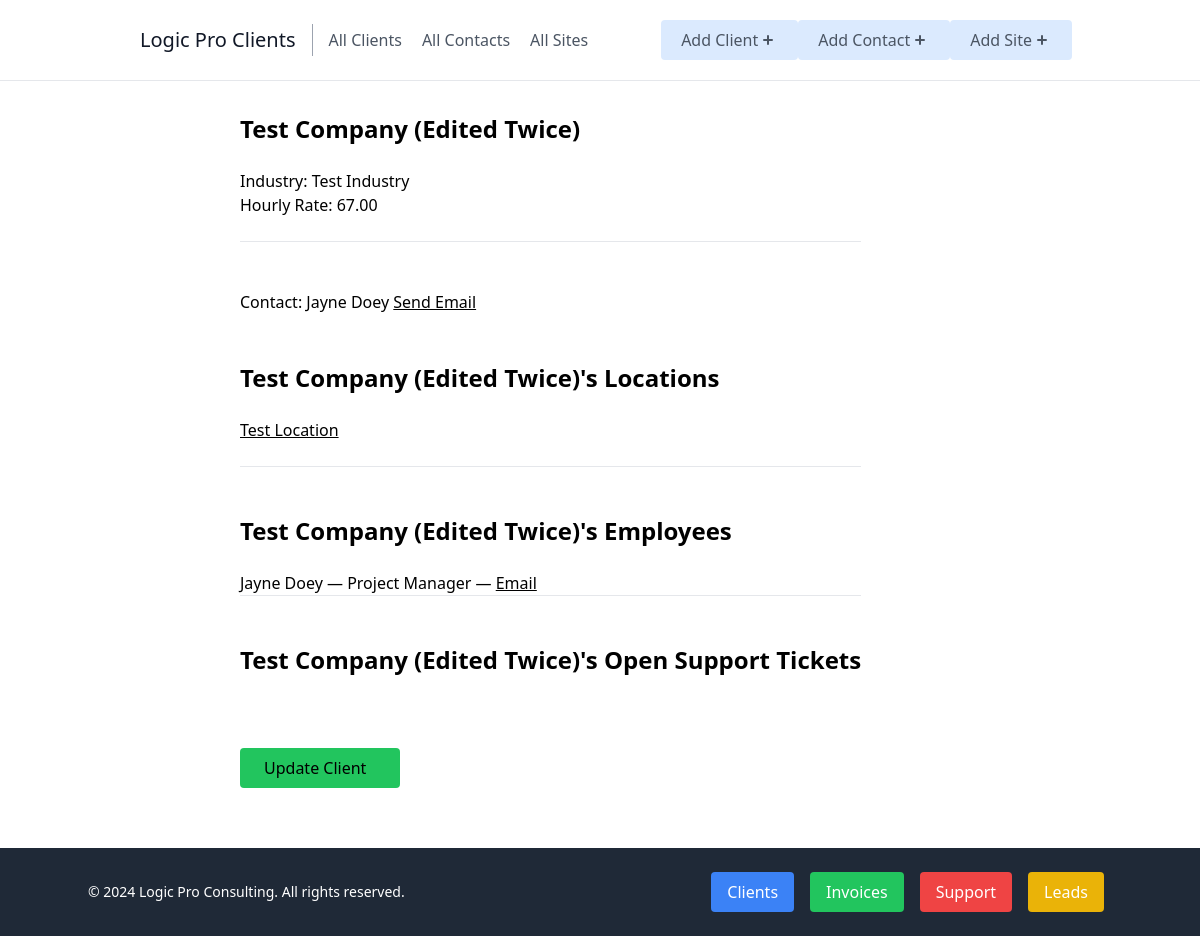
Page /clients/detail/2/ on the committed database.
### clients/models.py (models this page shows, shortened)
class Client(models.Model):
    company = models.CharField(max_length=100)
    industry = models.CharField(max_length=100)
    hourly_rate = models.DecimalField(max_digits=5, decimal_places=2)
    created_at = models.DateTimeField(auto_now_add=True)
    updated_at = models.DateTimeField(auto_now=True)
    balance = models.DecimalField(max_digits=10, decimal_places=2, default=0, blank=True)
    contact = models.ForeignKey(Contact, on_delete=models.CASCADE, related_name='client_contact', null=True, blank=True)
    invoice_contact = models.ForeignKey(Contact, on_delete=models.CASCADE, related_name='invoice_contact', null=True, blank=True)

class Contact(models.Model):
    first_name = models.CharField(max_length=100)
    last_name = models.CharField(max_length=100)
    email = models.EmailField(max_length=100)
    job_title = models.CharField(max_length=100, default='N/A')
    office_phone = models.CharField(max_length=20)
    cell_phone = models.CharField(max_length=20)
    home_phone = models.CharField(max_length=20)
    created_at = models.DateTimeField(auto_now_add=True)
    updated_at = models.DateTimeField(auto_now=True)
    company = models.ForeignKey('Client', on_delete=models.CASCADE, related_name='company_account', null=True, blank=True)
    def __str__(self):
        return f'{self.first_name} {self.last_name} with {self.company.company}'

class Site(models.Model):
    site_name = models.CharField(max_length=100)
    address = models.CharField(max_length=100)
    city = models.CharField(max_length=100)
    state = models.CharField(max_length=2)
    zip_code = models.CharField(max_length=10)
    created_at = models.DateTimeField(auto_now_add=True)
    updated_at = models.DateTimeField(auto_now=True)
    client = models.ForeignKey(Client, on_delete=models.CASCADE, related_name='main_client', null=True, blank=True)

### clients/views.py (the view)
# urls.py: path('clients/detail/<int:pk>/', client_detail, name='client-detail'),
def client_detail(request, pk): # client detail
    clients = get_object_or_404(Client, pk=pk)
    sites = Site.objects.filter(client=clients)
    employees = Contact.objects.filter(company=clients)
    tickets = Ticket.objects.filter(client=clients, is_resolved=False)
    print(employees)
    context = {
        'clients': clients,
        'sites': sites,
        'employees': employees,
        'tickets': tickets,
    }
    return render(request, 'clients/client_detail.html', context)

### clients/templates/clients/client_detail.html (shortened to what this page needs)
{% extends 'clients/_base.html' %}
{% block content %}
    <div class="sm:w-2/3 mx-auto px-10">
        <h1 class="text-2xl font-bold">{{ clients.company }}</h1><br>
        <div class="flex justify-between">
            <div>
                <p>Industry: {{ clients.industry }}</p>
                <p>Hourly Rate: {{ clients.hourly_rate }}</p><br>
                <hr><br><br>
                {% if clients.contact %}
                    <p>Contact: {{ clients.contact.first_name }} {{ clients.contact.last_name }}
                        <a href="mailto:{{ clients.contact.email }}"><u>Send Email</u></a>
                    </p>
                {% endif %}
                <br><br>
                <h1 class="text-2xl font-bold">{{ clients.company }}'s Locations</h1><br>
                <ul>
                    {% for site in sites %}
                        <li><a href="{% url 'site-detail' site.pk %}"><u>{{ site.site_name }}</u></a></li>
                    {% endfor %}
                </ul><br>
                <hr><br><br>
                <h1 class="text-2xl font-bold">{{ clients.company }}'s Employees</h1><br>
                {% for employee in employees %}
                    {{ employee.first_name }} {{ employee.last_name }} — {{ employee.job_title }} —
                <a href="mailto:{{ employee.email }}"><u>Email</u></a></p>
                {% endfor %}
                <hr><br><br>
                <h1 class="text-2xl font-bold">{{ clients.company }}'s Open Support Tickets</h1><br>
                <br><br>
                <a href="{% url 'update-client' clients.pk %}"><p style="margin-bottom: 100px;" class="rounded bg-green-500 px-6 py-2 w-40">Update Client</p></a><br><br>
            </div>
        </div>
    </div>
{% endblock content %}

### rows in the picture
Client: company "Test Company (Edited Twice)", industry "Test Industry", hourly_rate "67.00", contact.first_name "Jayne", contact.last_name "Doey"
Site: site_name "Test Location"
Contact: first_name "Jayne", last_name "Doey", job_title "Project Manager"
